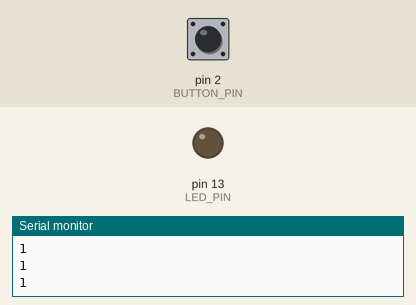
The sketch below on a simulated Arduino Uno, built with avr-gcc and run on an emulated ATmega328P. On the bench: output pins drawn as LEDs (lit = HIGH), the last lines printed to the serial monitor. The test bench sets the inputs (shaded band); at power-on: pin 2 (BUTTON_PIN) HIGH.

Above: at 1.2 s.
1.3 s: pin 2 (BUTTON_PIN) pulled LOW for 0.15 s
At 1.4 s:
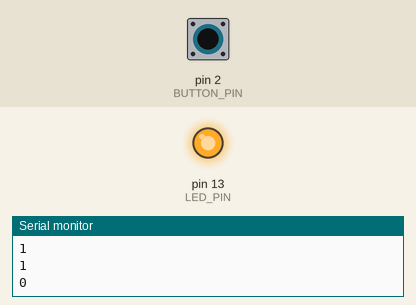
3.0 s: pin 2 (BUTTON_PIN) pulled LOW for 3.2 s
At 6.9 s:
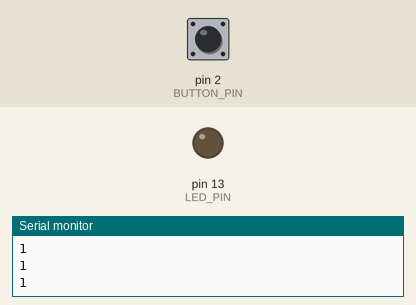
Timing chart, 0 to 8.4 s (numbered marks = the images above; inputs shaded):
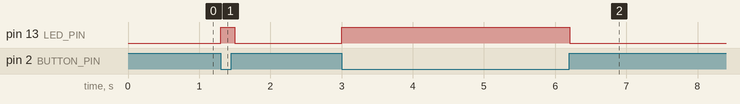

The sketch:

day1_blink_button.ino
```cpp
// Day 1: LED controlled by a push button (INPUT_PULLUP) with Serial debugging
#define LED_PIN 13
#define BUTTON_PIN 2

void setup() {
  Serial.begin(9600);
  pinMode(LED_PIN, OUTPUT);
  pinMode(BUTTON_PIN, INPUT_PULLUP);   // internal pull-up: HIGH when released
}

void loop() {
  int state = digitalRead(BUTTON_PIN);
  Serial.println(state);

  if (state == LOW) {                  // LOW means pressed
    digitalWrite(LED_PIN, HIGH);
  } else {
    digitalWrite(LED_PIN, LOW);
  }
  delay(100);
}
```

Measured:
- after the input at 1.3 s, pin 13 (LED_PIN): LOW → HIGH at once, → LOW 0.20 s later
- after the input at 3.0 s, pin 13 (LED_PIN): LOW → HIGH at once, → LOW 3.2 s later
